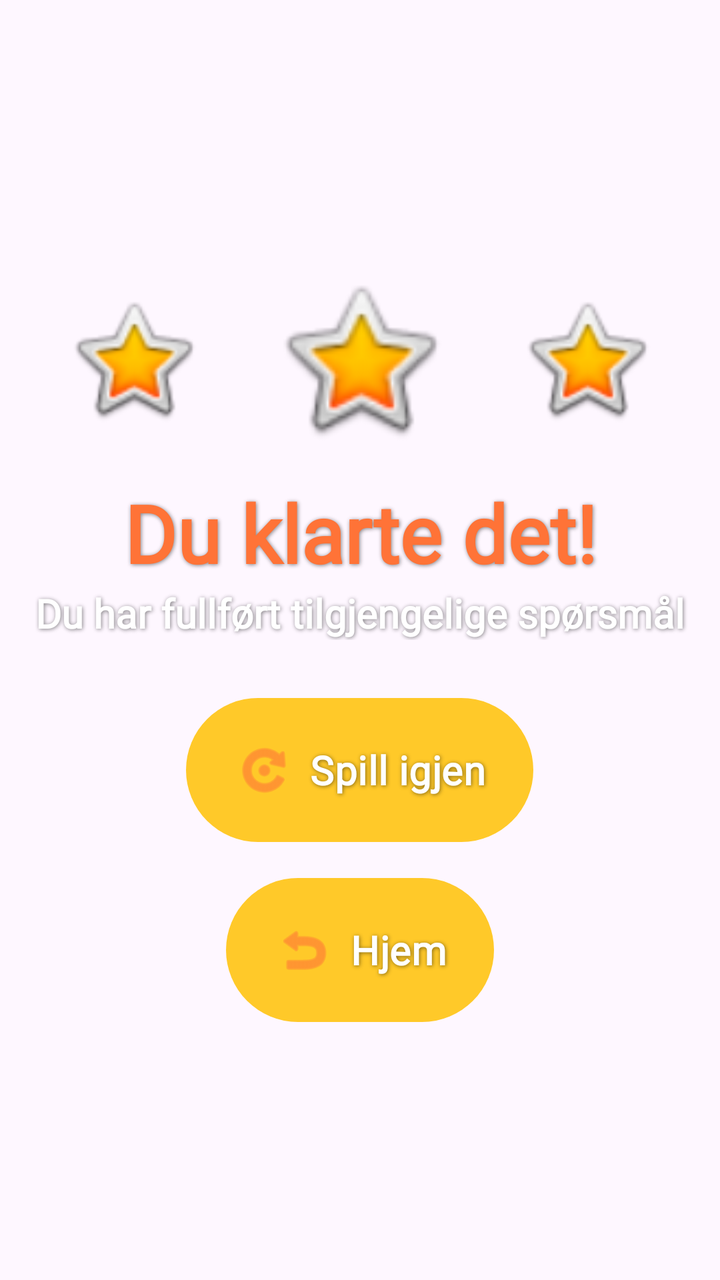
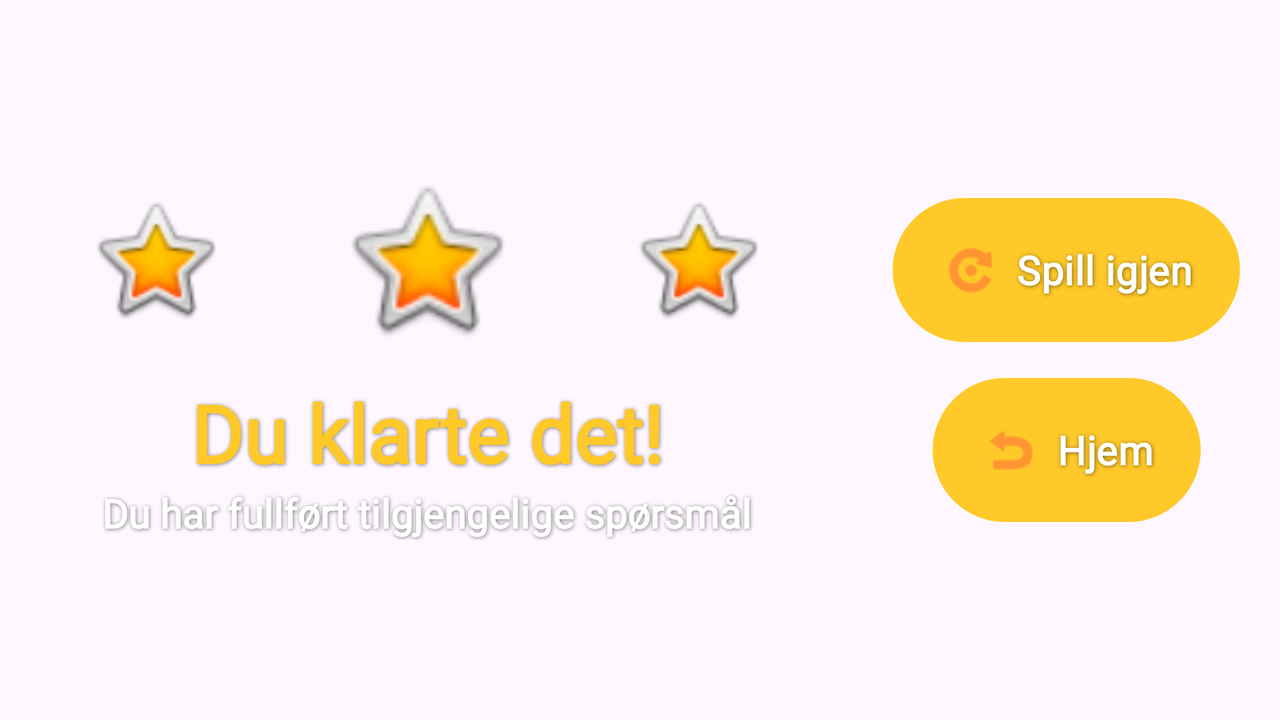

An Android layout and its configuration variant, each rendered on a device that would load it. The default file and the variant file are quoted in full after the pictures.
<!-- AndroidManifest.xml: application theme Theme.S345368m1 -->
<!-- res/layout/activity_finish.xml -->
<?xml version="1.0" encoding="utf-8"?>
<LinearLayout xmlns:android="http://schemas.android.com/apk/res/android"
    xmlns:app="http://schemas.android.com/apk/res-auto"
    xmlns:tools="http://schemas.android.com/tools"
    android:layout_width="match_parent"
    android:layout_height="match_parent"
    android:background="@drawable/ic_launcher_background"
    android:gravity="center"
    android:orientation="vertical"
    tools:context=".FinishActivity">

    <LinearLayout
        android:layout_width="match_parent"
        android:layout_height="wrap_content"
        android:layout_margin="15dp"
        android:gravity="center"
        android:orientation="horizontal">

        <ImageView
            android:id="@+id/star1"
            android:layout_width="70dp"
            android:layout_height="70dp"
            android:layout_weight="1"
            android:src="@android:drawable/btn_star_big_on" />

        <ImageView
            android:id="@+id/star2"
            android:layout_width="90dp"
            android:layout_height="90dp"
            android:layout_weight="1"
            android:src="@android:drawable/btn_star_big_on" />

        <ImageView
            android:id="@+id/star3"
            android:layout_width="70dp"
            android:layout_height="70dp"
            android:layout_weight="1"
            android:src="@android:drawable/btn_star_big_on" />

    </LinearLayout>

    <TextView
        android:id="@+id/finishHeader"
        android:layout_width="match_parent"
        android:layout_height="wrap_content"
        android:text="@string/finish_header"
        android:textAlignment="center"
        android:textColor="@color/orange"
        android:textSize="40sp" />

    <TextView
        android:id="@+id/finishText"
        android:layout_width="match_parent"
        android:layout_height="wrap_content"
        android:layout_marginBottom="20dp"
        android:text="@string/finish_txt"
        android:textAlignment="center"
        android:textColor="@color/white"
        android:textSize="20sp" />

    <Button
        android:id="@+id/play_btn"
        android:layout_width="wrap_content"
        android:layout_height="80dp"
        android:layout_margin="5dp"
        android:text="@string/play_again"
        android:textSize="20sp"
        app:icon="@android:drawable/ic_menu_rotate"
        app:iconSize="30dp"
        app:iconTint="@color/orange" />

    <Button
        android:id="@+id/home_btn"
        android:layout_width="wrap_content"
        android:layout_height="80dp"
        android:layout_margin="5dp"
        android:text="@string/home"
        android:textSize="20sp"
        app:icon="@android:drawable/ic_menu_revert"
        app:iconSize="30dp"
        app:iconTint="@color/orange" />

</LinearLayout>
<!-- resources referenced by this layout -->
<resources>
  <color name="orange">#FF7337</color>
  <color name="white">#FFFFFFFF</color>
  <string name="finish_header">Du klarte det!</string>
  <string name="finish_txt">Du har fullført tilgjengelige spørsmål</string>
  <string name="home">Hjem</string>
  <string name="play_again">Spill igjen</string>
  <style name="Theme.S345368m1" parent="Base.Theme.S345368m1" />
  <style name="Base.Theme.S345368m1" parent="Theme.Material3.DayNight.NoActionBar">
          <item name="colorPrimary">@color/yellow</item>
          <item name="android:textStyle">bold</item>
          <item name="android:fontFamily">@font/bowlby_one_sc</item>
          <item name="android:shadowColor">@color/grey</item>
          <item name="android:shadowDx">1</item>
          <item name="android:shadowDy">1</item>
          <item name="android:shadowRadius">5</item>
      </style>
  <color name="yellow">#FFFFC929</color>
  <color name="grey">#7F000000</color>
</resources>
<!-- res/layout-land/activity_finish.xml (the repository's variant of the layout above) -->
<!-- drawn on the phone turned sideways -->
<?xml version="1.0" encoding="utf-8"?>
<LinearLayout xmlns:android="http://schemas.android.com/apk/res/android"
    xmlns:app="http://schemas.android.com/apk/res-auto"
    xmlns:tools="http://schemas.android.com/tools"
    android:layout_width="match_parent"
    android:layout_height="match_parent"
    android:background="@drawable/ic_launcher_background"
    android:gravity="center"
    tools:context=".FinishActivity">

    <LinearLayout
        android:layout_width="0dp"
        android:layout_height="match_parent"
        android:layout_weight="2"
        android:gravity="center"
        android:orientation="vertical">

        <LinearLayout
            android:layout_width="match_parent"
            android:layout_height="wrap_content"
            android:layout_margin="15dp"
            android:gravity="center">

            <ImageView
                android:id="@+id/star1"
                android:layout_width="70dp"
                android:layout_height="70dp"
                android:layout_weight="1"
                android:src="@android:drawable/btn_star_big_on" />

            <ImageView
                android:id="@+id/star2"
                android:layout_width="90dp"
                android:layout_height="90dp"
                android:layout_weight="1"
                android:src="@android:drawable/btn_star_big_on" />

            <ImageView
                android:id="@+id/star3"
                android:layout_width="70dp"
                android:layout_height="70dp"
                android:layout_weight="1"
                android:src="@android:drawable/btn_star_big_on" />

        </LinearLayout>

        <TextView
            android:id="@+id/finishHeader"
            android:layout_width="match_parent"
            android:layout_height="wrap_content"
            android:text="@string/finish_header"
            android:textAlignment="center"
            android:textColor="@color/yellow"
            android:textSize="40sp" />

        <TextView
            android:id="@+id/finishText"
            android:layout_width="match_parent"
            android:layout_height="wrap_content"
            android:layout_marginBottom="20dp"
            android:text="@string/finish_txt"
            android:textAlignment="center"
            android:textColor="@color/white"
            android:textSize="20sp" />
    </LinearLayout>

    <LinearLayout
        android:layout_width="0dp"
        android:layout_height="match_parent"
        android:layout_weight="1"
        android:gravity="center"
        android:orientation="vertical">

        <Button
            android:id="@+id/play_btn"
            android:layout_width="wrap_content"
            android:layout_height="80dp"
            android:layout_margin="5dp"
            android:text="@string/play_again"
            android:textSize="20sp"
            app:icon="@android:drawable/ic_menu_rotate"
            app:iconSize="30dp"
            app:iconTint="@color/orange" />

        <Button
            android:id="@+id/home_btn"
            android:layout_width="wrap_content"
            android:layout_height="80dp"
            android:layout_margin="5dp"
            android:text="@string/home"
            android:textSize="20sp"
            app:icon="@android:drawable/ic_menu_revert"
            app:iconSize="30dp"
            app:iconTint="@color/orange" />
    </LinearLayout>

</LinearLayout>
<!-- resources referenced by the variant -->
<!-- as the phone turned sideways resolves them -->
<resources>
  <color name="orange">#FF7337</color>
  <color name="white">#FFFFFFFF</color>
  <color name="yellow">#FFFFC929</color>
  <string name="finish_header">Du klarte det!</string>
  <string name="finish_txt">Du har fullført tilgjengelige spørsmål</string>
  <string name="home">Hjem</string>
  <string name="play_again">Spill igjen</string>
  <style name="Theme.S345368m1" parent="Base.Theme.S345368m1" />
  <style name="Base.Theme.S345368m1" parent="Theme.Material3.DayNight.NoActionBar">
          <item name="colorPrimary">@color/yellow</item>
          <item name="android:textStyle">bold</item>
          <item name="android:fontFamily">@font/bowlby_one_sc</item>
          <item name="android:shadowColor">@color/grey</item>
          <item name="android:shadowDx">1</item>
          <item name="android:shadowDy">1</item>
          <item name="android:shadowRadius">5</item>
      </style>
  <color name="grey">#7F000000</color>
</resources>
